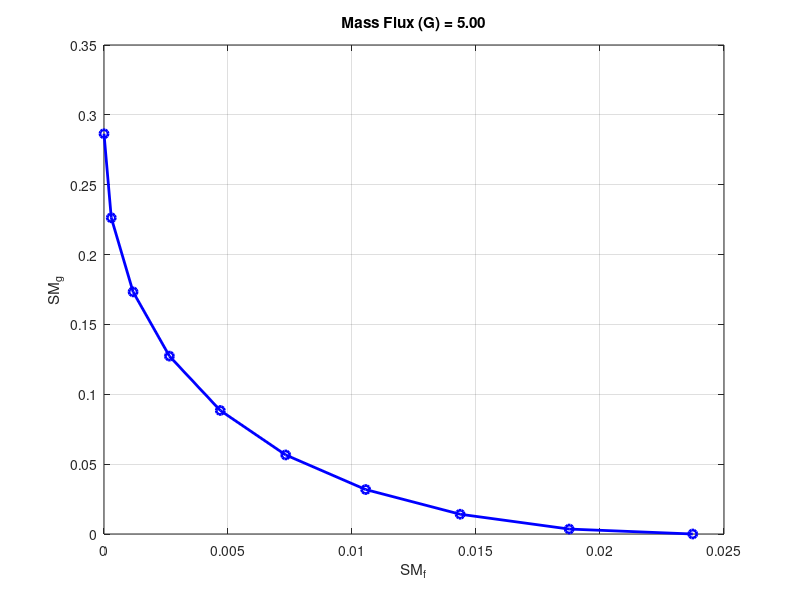

Here is the MATLAB script that generated this plot:
mass_flux = input("G: ");
rho_f = 1053.1;
rho_g = 87.271;
heat_flux = 100e3;
D = 0.01;
hf = 287.43e3;
hg = 426.62e3;
H_fg = hg - hf;

m = (4 * heat_flux) / (mass_flux * D * H_fg);

L_2phase = 1 / m;

z = linspace(0,L_2phase,10);

x = m * z;

SM_f = (mass_flux^2 / rho_f) * (1 - x).^2;
SM_g = (mass_flux^2 / rho_g) * (x).^2;

plot(SM_f, SM_g, 'bo-', 'LineWidth', 2, 'MarkerSize', 6)
xlabel('SM_f')
ylabel('SM_g')
title(sprintf('Mass Flux (G) = %.2f', mass_flux))
grid on

data = ones(10, 3);
data(:,1) = z;
data(:,2) = SM_f;
data(:,3) = SM_g;
